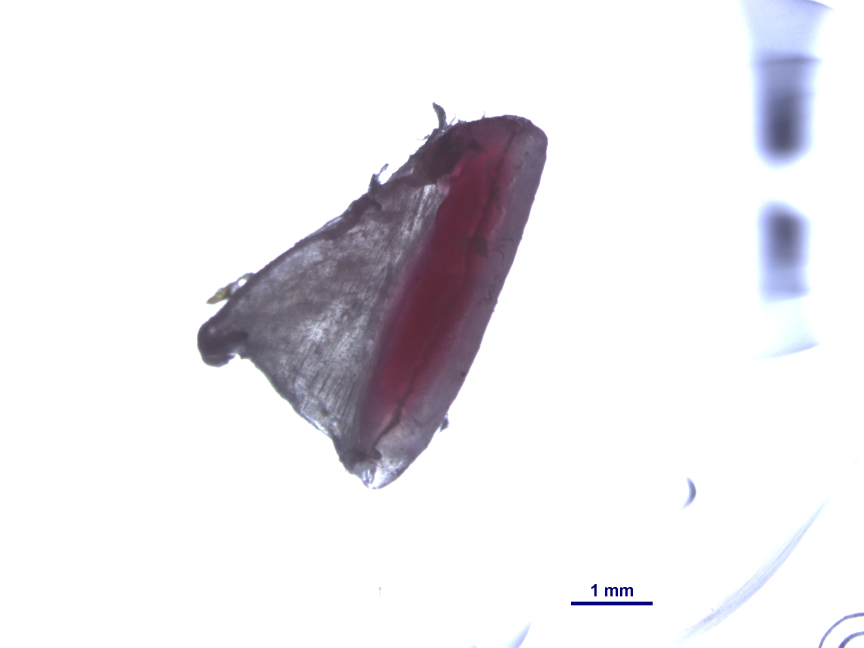
#> input picture particles/A1.jpg, 2592 x 1944 px (shown at 1/3 size)
$ python -i find_blob.py   (imports and definitions only)   (older library calls are emulated)
#> lines starting #> are read from the running program, lines starting #| are printed output that depends on the picture; after the words box and inside, x2 and y2 are one past the last pixel; in counts of white or black regions, pixels touching at a corner belong together
#> further down, picture is the input picture: shape (1944, 2592, 3); mean B, G, R 236.4, 232.9, 234.6
import cv2
import numpy as np
import os

def find_largest_contour(thresh):
    # Find contours
    contours, _ = cv2.findContours(thresh, cv2.RETR_EXTERNAL, cv2.CHAIN_APPROX_SIMPLE)

    if contours:
        largest_contour = max(contours, key=cv2.contourArea)
        largest_contour_filled = np.zeros((thresh.shape[0], thresh.shape[1], 3), dtype=np.uint8)
        cv2.drawContours(largest_contour_filled, [largest_contour], -1, (255, 255, 255), -1)  # Green color
        largest_contour_filled = largest_contour_filled[...,0]

        return largest_contour_filled

    else:
        return np.zeros((thresh.shape[0], thresh.shape[1]), dtype=np.uint8)

# [32 lines left out: function thresh_method, not called in this run]

def sobel_method(img, **kwargs):

    # Default parameter values
    p = {'thresh': 15,
         'preprocessing': True,
         'debug_path': None
    }

    # Update with any provided keyword arguments
    p.update(kwargs)

    # Function to save debug images
    def save_debug_image(name, image):
        if p['debug_path'] is not None:
            cv2.imwrite(os.path.join(p['debug_path'], f"{name}.png"), image)

    gray = cv2.cvtColor(img, cv2.COLOR_BGR2GRAY)
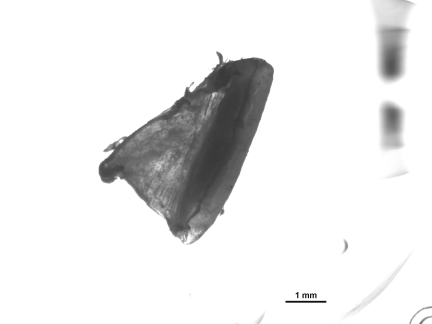
#> gray: shape (1944, 2592) (shown at 1/6 size); min 14, max 255, mean 233.8
    save_debug_image("00_gray", gray)

    if p['preprocessing']:
        # Apply CLAHE (Contrast Limited Adaptive Histogram Equalization)
        clahe = cv2.createCLAHE(clipLimit=2.0, tileGridSize=(8,8))
        gray = clahe.apply(gray)
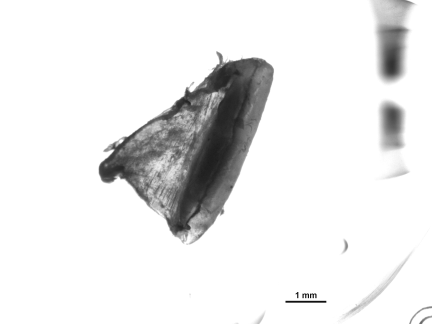
#> gray: shape (1944, 2592) (shown at 1/6 size); min 13, max 255, mean 233.6

        # Apply bilateral filter to reduce noise while preserving edges
        gray = cv2.bilateralFilter(gray, d=9, sigmaColor=75, sigmaSpace=75)
        save_debug_image("01_gray_preprocessed", gray)

    # Calculate Sobel gradients with larger kernel
    sobelx = cv2.Sobel(gray, cv2.CV_64F, 1, 0, ksize=5)
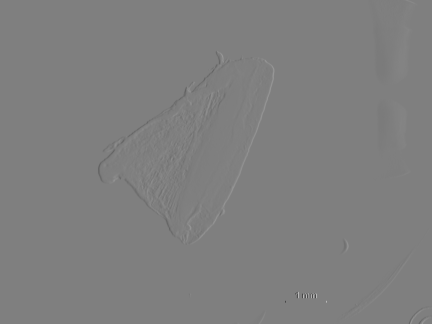
#> sobelx: shape (1944, 2592) float64 (shown at 1/6 size); min -11342, max 11376, mean -0.1; drawn with min black and max white
    sobely = cv2.Sobel(gray, cv2.CV_64F, 0, 1, ksize=5)
    gradient_magnitude = np.sqrt(sobelx**2 + sobely**2)
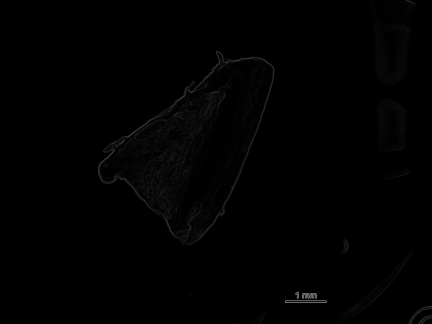
#> gradient_magnitude: shape (1944, 2592) float64 (shown at 1/6 size); min 0, max 12057.7, mean 62.5; drawn with min black and max white

    # Normalize gradient magnitude to 0-255
    gradient_magnitude = np.uint8(255 * gradient_magnitude / np.max(gradient_magnitude))
    save_debug_image("02_gradient_magnitude", gradient_magnitude)

    # Apply threshold to gradient magnitude
    _, gradient_thresh = cv2.threshold(gradient_magnitude, p['thresh'], 255, cv2.THRESH_BINARY)
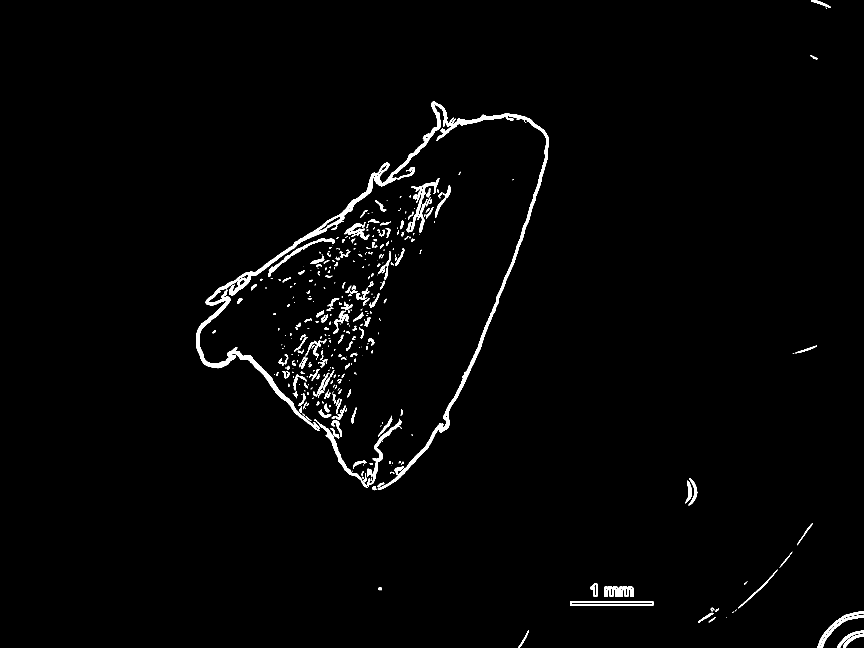
#> gradient_thresh: shape (1944, 2592) (shown at 1/3 size); 1.6% white; 404 white regions (151 under 20 px), largest, box (x1, y1, x2, y2) and area: (588, 305, 1647, 1469) 37185, (943, 1259, 1103, 1464) 2327, (1220, 535, 1319, 697) 2213
    save_debug_image("03_gradient_thresh", gradient_thresh)

    kernel = cv2.getStructuringElement(cv2.MORPH_ELLIPSE, (31,31))
    gradient_thresh = cv2.morphologyEx(gradient_thresh, cv2.MORPH_CLOSE, kernel, iterations=3)
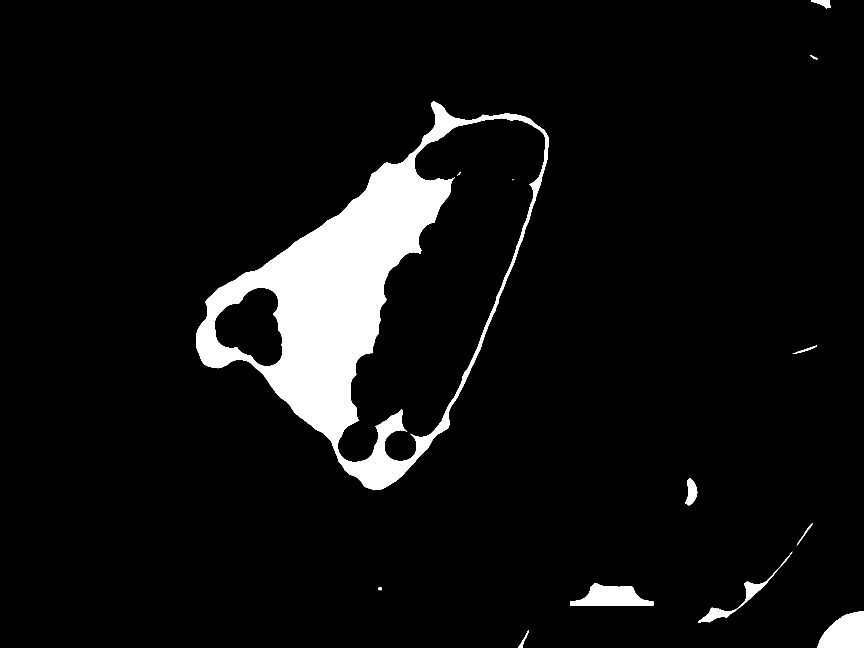
#> gradient_thresh: shape (1944, 2592) (shown at 1/3 size); 6.4% white; 13 white regions (1 under 20 px)
    save_debug_image("04_gradient_morph", gradient_thresh)

    particle = find_largest_contour(gradient_thresh)
#> in find_largest_contour, `contours, _ = cv2.findContours(thresh, cv2.RETR_EXTERNAL, cv2.CHAIN_AP..`: contours = 11 contours; largest, box (x1, y1, x2, y2) and area: (588, 305, 1647, 1471) 627628, (2452, 1834, 2592, 1944) 11046, (1711, 1750, 1960, 1818) 10193, (2094, 1655, 2377, 1868) 4086, (2055, 1435, 2092, 1516) 1712
#> in find_largest_contour, `largest_contour = max(contours, key=cv2.contourArea)`: largest_contour = contour of 1714 points, box (x1, y1, x2, y2) (588, 305, 1647, 1471), area 627628
#> in find_largest_contour, `cv2.drawContours(largest_contour_filled, [largest_contour], -1, (255, ..`:
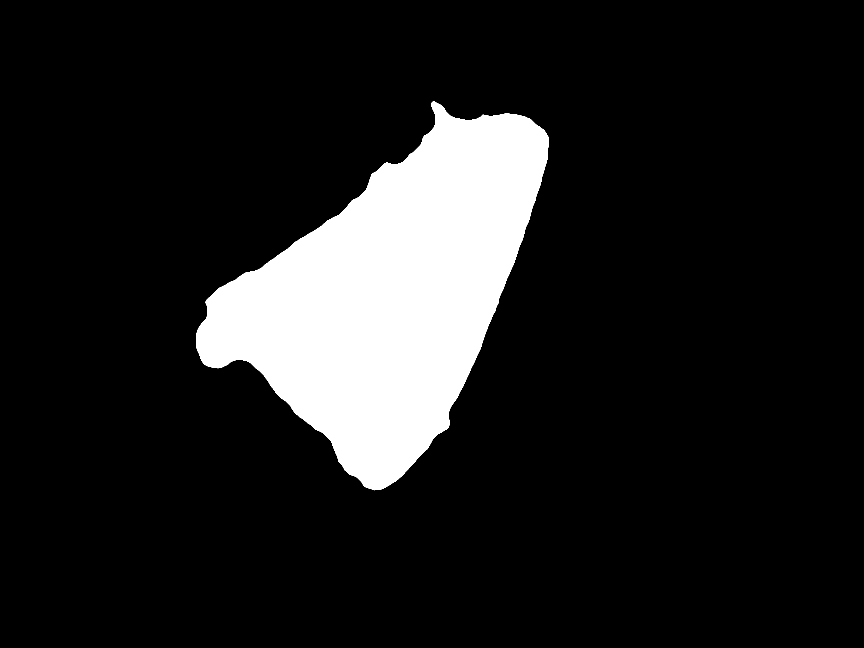
#> largest_contour_filled: shape (1944, 2592, 3) (shown at 1/3 size); 12.5% white; 1 white region, box (x1, y1, x2, y2) and area: (588, 305, 1647, 1471) 629162

    return particle

# [159 lines left out: functions fastsam_method, sam_method, compute_particle_color, not called in this run]

>>> import cv2
>>> picture = cv2.imread('particles/A1.jpg')
>>> result = sobel_method(picture)

$ run again, on particles/A2.jpg
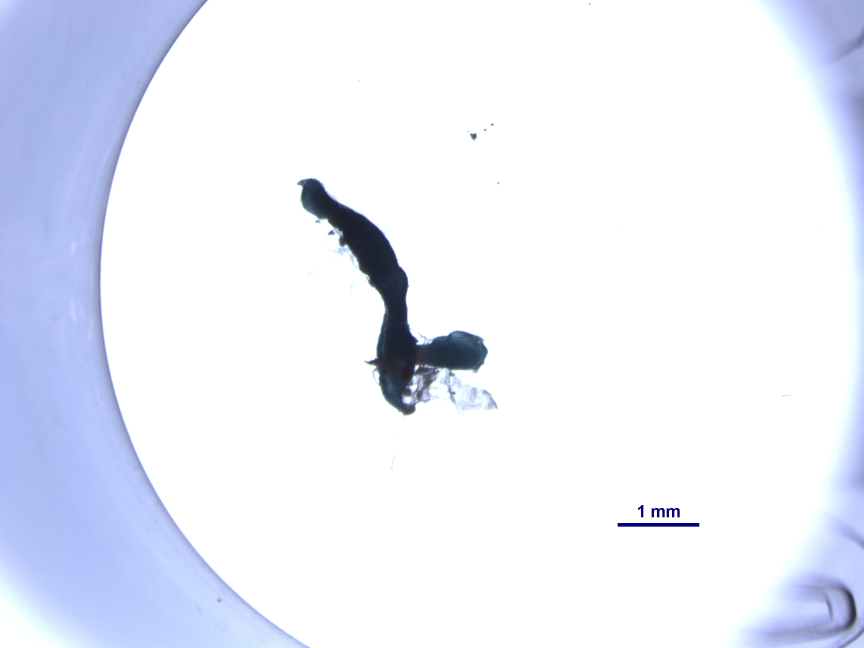
#> input picture particles/A2.jpg, 2592 x 1944 px (shown at 1/3 size)
#> picture is the input picture: shape (1944, 2592, 3); mean B, G, R 248.7, 237.8, 234.1
#> in sobel_method, `gradient_thresh = cv2.morphologyEx(gradient_thresh, cv2.MORPH_CLOSE, k..`:
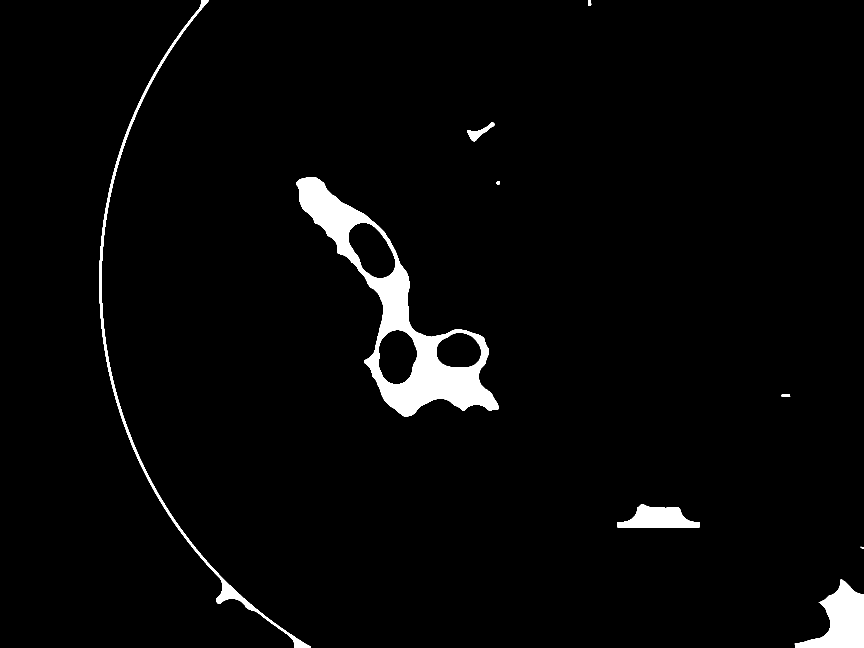
#> gradient_thresh: shape (1944, 2592) (shown at 1/3 size); 2.8% white; 9 white regions
#> contours = 9 contours; largest, box (x1, y1, x2, y2) and area: (888, 531, 1496, 1250) 130354, (2384, 1738, 2592, 1944) 21416, (298, 0, 932, 1944) 16750, (1851, 1513, 2100, 1582) 10324, (1401, 367, 1484, 424) 1345
#> largest_contour = contour of 1076 points, box (x1, y1, x2, y2) (888, 531, 1496, 1250), area 130354
#> in find_largest_contour, `cv2.drawContours(largest_contour_filled, [largest_contour], -1, (255, ..`:
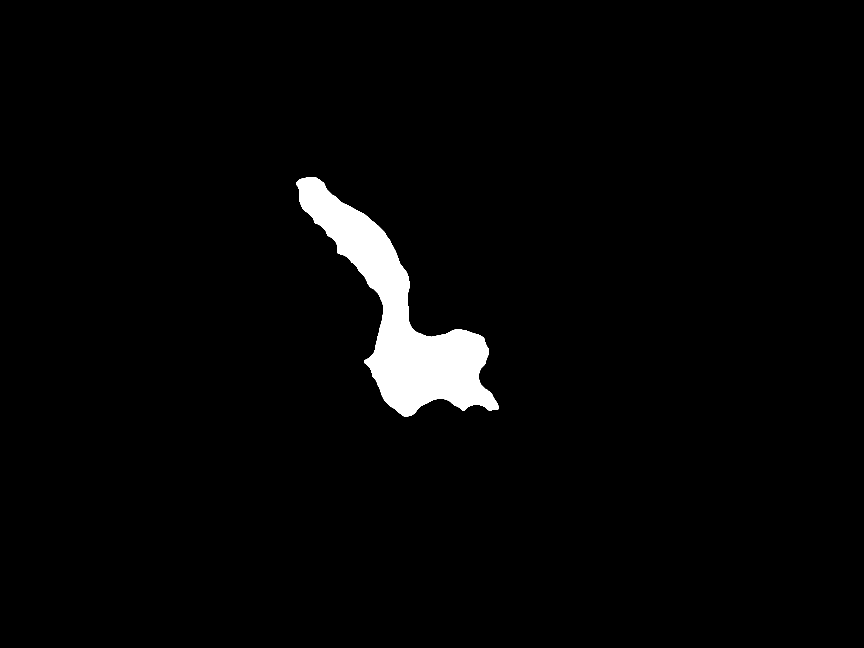
#> largest_contour_filled: shape (1944, 2592, 3) (shown at 1/3 size); 2.6% white; 1 white region, box (x1, y1, x2, y2) and area: (888, 531, 1496, 1250) 131377

$ run again, on particles/A3.jpg
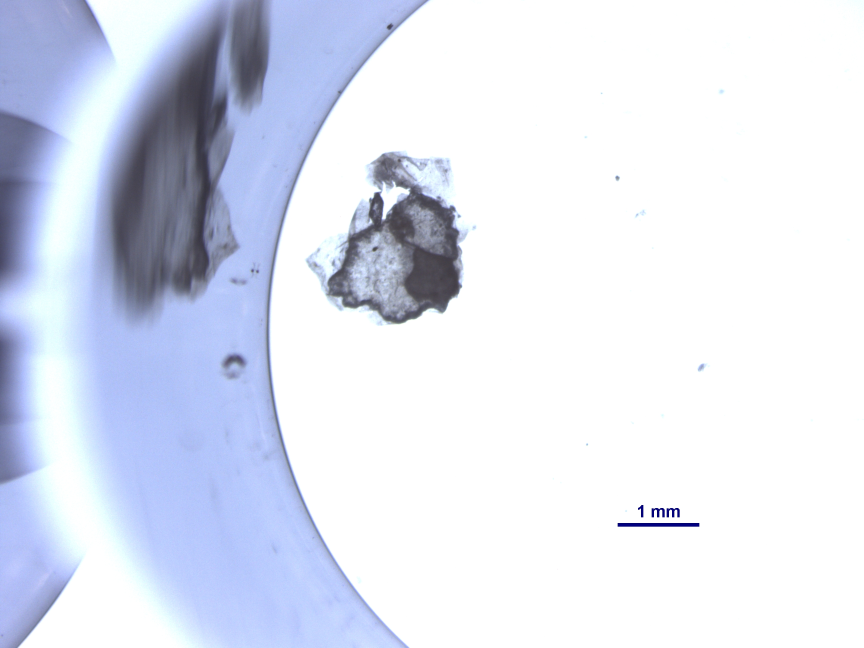
#> input picture particles/A3.jpg, 2592 x 1944 px (shown at 1/3 size)
#> picture is the input picture: shape (1944, 2592, 3); mean B, G, R 240.6, 227, 222
#> in sobel_method, `gradient_thresh = cv2.morphologyEx(gradient_thresh, cv2.MORPH_CLOSE, k..`:
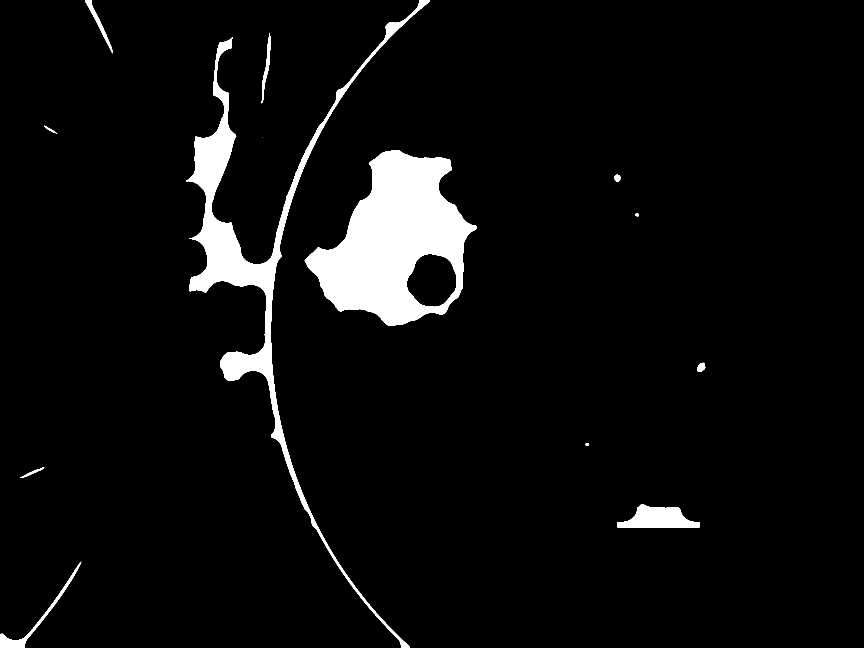
#> gradient_thresh: shape (1944, 2592) (shown at 1/3 size); 5.1% white; 13 white regions (1 under 20 px)
#> contours = 13 contours, 1 with area under 20; largest, box (x1, y1, x2, y2) and area: (914, 452, 1430, 976) 162583, (559, 0, 1289, 1944) 87990, (1851, 1513, 2100, 1582) 10324, (0, 1685, 244, 1944) 4030, (255, 0, 339, 160) 1554
#> largest_contour = contour of 738 points, box (x1, y1, x2, y2) (914, 452, 1430, 976), area 162583
#> in find_largest_contour, `cv2.drawContours(largest_contour_filled, [largest_contour], -1, (255, ..`:
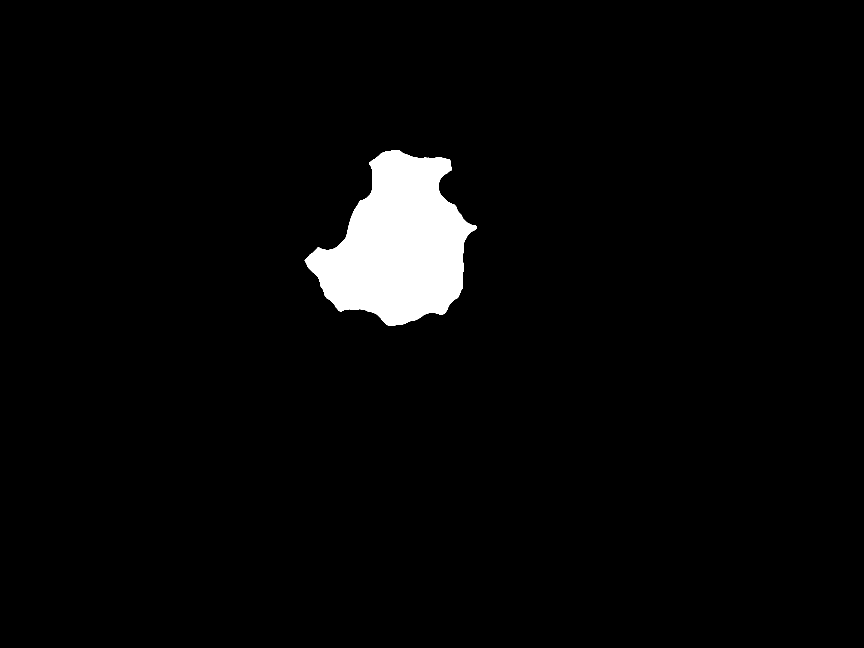
#> largest_contour_filled: shape (1944, 2592, 3) (shown at 1/3 size); 3.2% white; 1 white region, box (x1, y1, x2, y2) and area: (914, 452, 1430, 976) 163377
